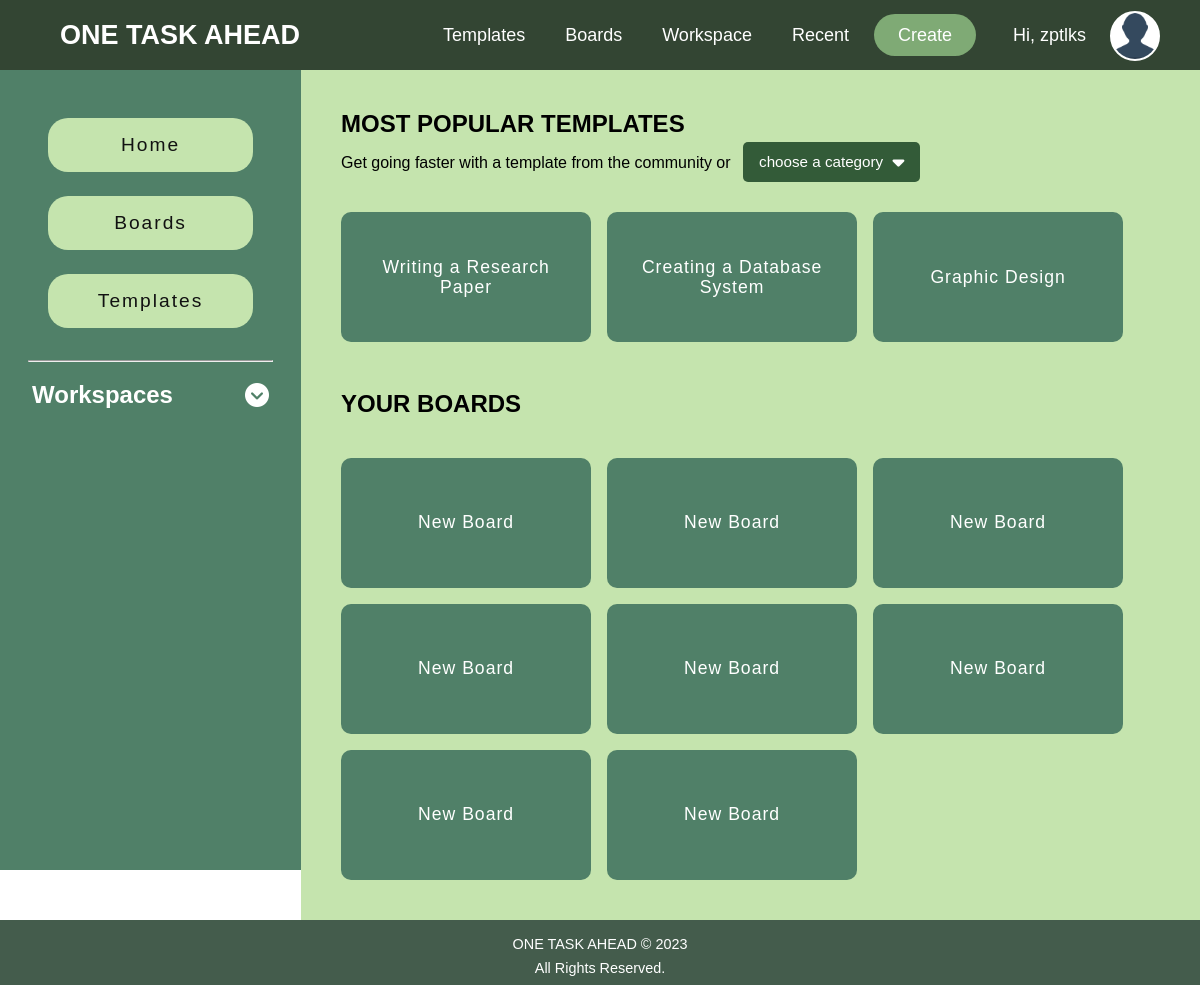
Page /html/boards.php?workspace_id=1 (signed in) on the committed database.
### tables this page shows
CREATE TABLE `board` (
  `board_id` int(11) NOT NULL,
  `workspace_id` int(255) NOT NULL,
  `BoardName` varchar(99) NOT NULL
);

### php/functions.php (the view, shortened to what this page needs)
<?php
function getBoards($conn, $workspace_id)
{
    $sql = "SELECT * FROM board WHERE workspace_id = $workspace_id";
    $result = mysqli_query($conn, $sql);
    return $result;
}
function renderBoards($result)
{
    if (mysqli_num_rows($result) > 0) {
        while ($row = mysqli_fetch_assoc($result)) {
            echo '<a href="./board.php' . (isset($_GET['workspace_id']) ? '?workspace_id=' . $_GET['workspace_id'] : '?workspace_id=1') . '&board_id=' . $row['board_id'] . '"><div class="card">' . $row['BoardName'] . '</div></a>';
        }
    } else {
        echo "No boards found.";
    }
}

### css/styles.css (style rules this page uses)
* { margin: 0; padding: 0; box-sizing: border-box; font-family: "Poppins", sans-serif; }
body { display: flex; flex-direction: column; }
.content a { text-decoration: none; }
.workspaces-user .card, .templates-popular .card { color: white; background-color: #508068; width: 250px; height: 130px; display: flex; justify-content: center; align-items: center; border-radius: 10px; text-align: center; padding: 0 1rem; font-size: 1.1rem; letter-spacing: 1px; }
.workspaces-user .card { color: white; background-color: #508068; width: 250px; height: 130px; display: flex; justify-content: center; align-items: center; border-radius: 10px; text-align: center; padding: 0 1rem; font-size: 1.1rem; letter-spacing: 1px; }

### css/nav_bar.css (style rules this page uses)
* { margin: 0; padding: 0; box-sizing: border-box; font-family: "Poppins", sans-serif; }

### rows in the picture
board: BoardName "New Board"
board: BoardName "New Board"
board: BoardName "New Board"
board: BoardName "New Board"
board: BoardName "New Board"
board: BoardName "New Board"
board: BoardName "New Board"
board: BoardName "New Board"

### other values in the picture
$_SESSION['username'] "zptlks"
